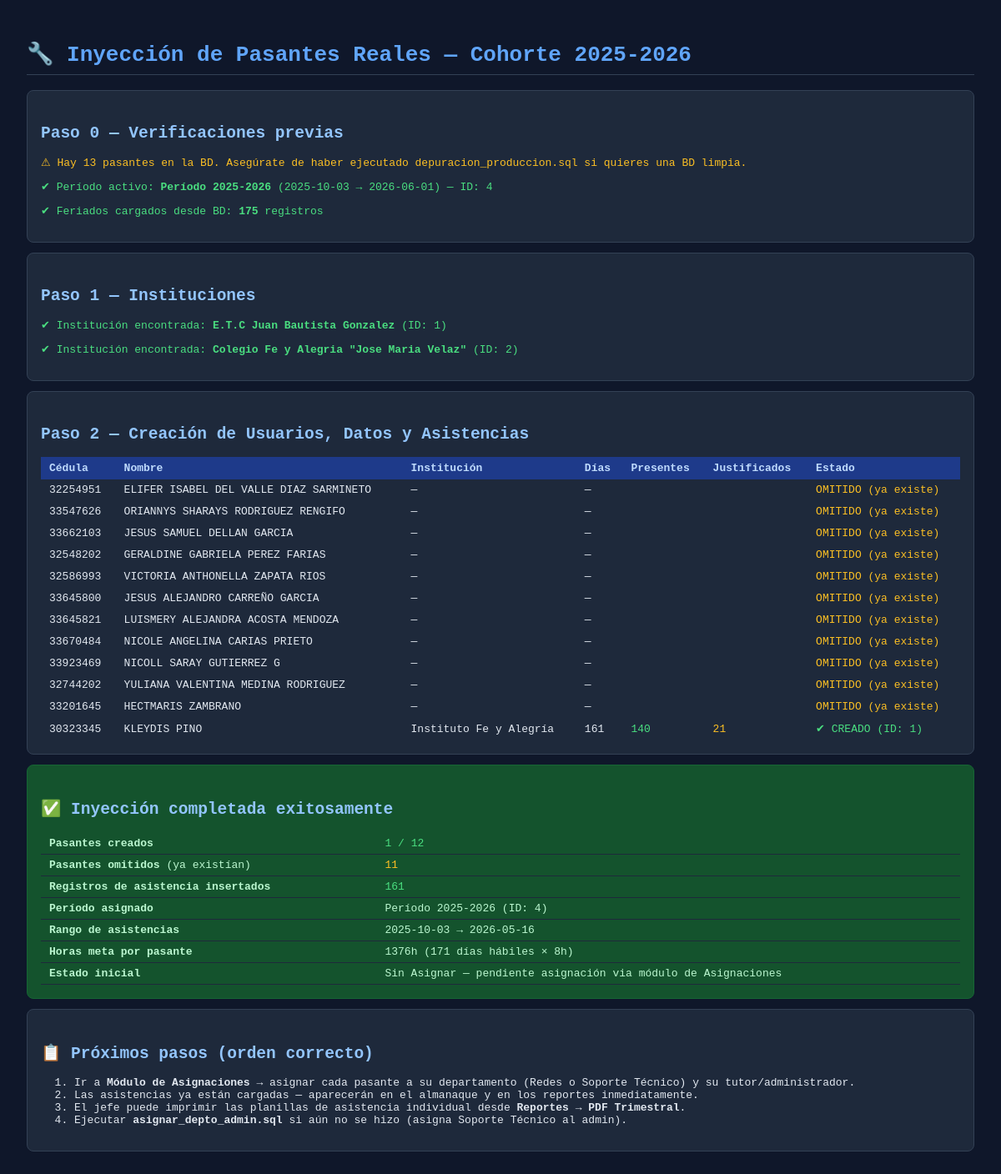
The page /scripts/inyeccion_pasantes_reales.php on the database its author committed.
### tables this page shows
CREATE TABLE `periodos_academicos` (
  `id` int(11) NOT NULL AUTO_INCREMENT,
  `nombre` varchar(100) NOT NULL COMMENT 'Ej: 2025-2026',
  `tipo` enum('Regular','Corto') NOT NULL DEFAULT 'Regular',
  `fecha_inicio` date NOT NULL,
  `fecha_fin` date NOT NULL,
  `estado` enum('Planificado','Activo','Cerrado') NOT NULL DEFAULT 'Planificado',
  `descripcion` text DEFAULT NULL,
  `created_at` timestamp NOT NULL DEFAULT current_timestamp(),
  PRIMARY KEY (`id`),
  KEY `idx_estado` (`estado`)
);

CREATE TABLE `instituciones` (
  `id` int(11) NOT NULL AUTO_INCREMENT,
  `nombre` varchar(255) NOT NULL,
  `ubicacion` varchar(200) DEFAULT NULL,
  `created_at` timestamp NOT NULL DEFAULT current_timestamp(),
  `tipo` enum('Escuela Técnica','Universidad') DEFAULT 'Escuela Técnica',
  `categoria` enum('origen','actividad') NOT NULL DEFAULT 'origen' COMMENT 'origen=liceos pasantes regulares | actividad=universidades/cortos',
  `contacto` varchar(150) DEFAULT NULL COMMENT 'Persona de contacto en la institucion',
  `telefono` varchar(20) DEFAULT NULL COMMENT 'Telefono de la institucion',
  `activo` tinyint(1) NOT NULL DEFAULT 1,
  `representante_nombre` varchar(150) DEFAULT NULL,
  `representante_cargo` varchar(100) DEFAULT NULL,
  `representante_correo` varchar(100) DEFAULT NULL,
  `representante_telefono` varchar(20) DEFAULT NULL,
  `direccion` text DEFAULT NULL,
  PRIMARY KEY (`id`)
);

### scripts/inyeccion_pasantes_reales.php (the view, shortened to what this page needs)
<?php
$dbHost = 'localhost';
$dbName = 'proyecto_sgp';
$dbUser = 'root';
$dbPass = '';
$FECHA_INICIO  = '2025-10-03';
$FECHA_FIN     = '2026-06-01';
$HORAS_META    = 1376;
$HASTA_HOY     = date('Y-m-d');
$PASANTES = [
    ['32254951', 'ELIFER ISABEL',      'DEL VALLE DIAZ SARMINETO', 'juan_bautista'],
    ['33547626', 'ORIANNYS SHARAYS',   'RODRIGUEZ RENGIFO',        'juan_bautista'],
    ['33662103', 'JESUS SAMUEL',       'DELLAN GARCIA',            'juan_bautista'],
    ['32548202', 'GERALDINE GABRIELA', 'PEREZ FARIAS',             'juan_bautista'],
    ['32586993', 'VICTORIA ANTHONELLA','ZAPATA RIOS',              'juan_bautista'],
    ['33645800', 'JESUS ALEJANDRO',    'CARREÑO GARCIA',           'juan_bautista'],
    ['33645821', 'LUISMERY ALEJANDRA', 'ACOSTA MENDOZA',           'juan_bautista'],
    ['33670484', 'NICOLE ANGELINA',    'CARIAS PRIETO',            'juan_bautista'],
    ['33923469', 'NICOLL SARAY',       'GUTIERREZ G',              'fe_y_alegria'],
    ['32744202', 'YULIANA VALENTINA',  'MEDINA RODRIGUEZ',         'fe_y_alegria'],
    ['33201645', 'HECTMARIS',          'ZAMBRANO',                 'fe_y_alegria'],
    ['30323345', 'KLEYDIS',            'PINO',                     'fe_y_alegria'],
];
$INSTITUCIONES = [
    'juan_bautista' => [
        'nombre'   => 'E.T.C. Juan Bautista Dalla Costa',
        'tipo'     => 'Escuela Técnica',
        'ubicacion'=> 'Ciudad Bolívar, Bolívar',
    ],
    'fe_y_alegria'  => [
        'nombre'   => 'Instituto Fe y Alegría',
        'tipo'     => 'Escuela Técnica',
        'ubicacion'=> 'Ciudad Bolívar, Bolívar',
    ],
];
echo <<<HTML
<!DOCTYPE html><html lang="es"><head><meta charset="UTF-8">
<title>Inyección Pasantes Reales — SGP</title>
<style>
  body{font-family:monospace;background:#0f172a;color:#e2e8f0;padding:24px;font-size:13px}
  h1{color:#60a5fa;border-bottom:1px solid #334155;padding-bottom:8px}
  h2{color:#93c5fd;margin-top:24px}
  .ok{color:#4ade80}.err{color:#f87171}.warn{color:#fbbf24}.info{color:#94a3b8}
  .box{background:#1e293b;border:1px solid #334155;border-radius:8px;padding:16px;margin:12px 0}
  .summary{background:#14532d;border:1px solid #166534;border-radius:8px;padding:16px;color:#bbf7d0}
  .error-box{background:#450a0a;border:1px solid #7f1d1d;border-radius:8px;padding:16px;color:#fca5a5}
  table{width:100%;border-collapse:collapse;margin-top:8px}
  th{background:#1e3a8a;color:#bfdbfe;padding:6px 10px;text-align:left}
  td{padding:5px 10px;border-bottom:1px solid #1e293b}
  tr:hover td{background:#1e293b}
</style></head><body>
<h1>🔧 Inyección de Pasantes Reales — Cohorte 2025-2026</h1>
HTML;
try {
    $pdo = new PDO(
        "mysql:host={$dbHost};dbname={$dbName};charset=utf8mb4",
        $dbUser, $dbPass,
        [PDO::ATTR_ERRMODE => PDO::ERRMODE_EXCEPTION,
         PDO::ATTR_DEFAULT_FETCH_MODE => PDO::FETCH_ASSOC]
    );
} catch (PDOException $e) {
    echo "<div class='error-box'>❌ Error de conexión: " . htmlspecialchars($e->getMessage()) . "</div></body></html>";
    exit;
}
echo "<div class='box'><h2>Paso 0 — Verificaciones previas</h2>";
$totalPasantes = (int)$pdo->query("SELECT COUNT(*) FROM usuarios WHERE rol_id = 3")->fetchColumn();
if ($totalPasantes > 12) {
    echo "<p class='warn'>⚠ Hay {$totalPasantes} pasantes en la BD. Asegúrate de haber ejecutado depuracion_produccion.sql si quieres una BD limpia.</p>";
} else {
    echo "<p class='ok'>✔ BD verificada — {$totalPasantes} pasante(s) existentes</p>";
}
$periodo = $pdo->query("SELECT id, nombre, fecha_inicio, fecha_fin FROM periodos_academicos WHERE estado = 'activo' LIMIT 1")->fetch();
$PERIODO_ID = (int)$periodo['id'];
echo "<p class='ok'>✔ Período activo: <strong>{$periodo['nombre']}</strong> ({$periodo['fecha_inicio']} → {$periodo['fecha_fin']}) — ID: {$PERIODO_ID}</p>";
$feriadosRaw = $pdo->query("SELECT fecha FROM dias_feriados ORDER BY fecha")->fetchAll();
$FERIADOS = [];
foreach ($feriadosRaw as $f) {
    $FERIADOS[$f['fecha']] = true;
}
echo "<p class='ok'>✔ Feriados cargados desde BD: <strong>" . count($FERIADOS) . "</strong> registros</p>";
echo "</div>";
echo "<div class='box'><h2>Paso 1 — Instituciones</h2>";
$instIds = [];
foreach ($INSTITUCIONES as $clave => $inst) {
    $palabraBusqueda = ($clave === 'juan_bautista') ? 'Juan Bautista' : 'Fe y Alegr';
    $stmt = $pdo->prepare("SELECT id, nombre FROM instituciones WHERE nombre LIKE ? LIMIT 1");
    $stmt->execute(["%{$palabraBusqueda}%"]);
    $found = $stmt->fetch();
    if ($found) {
        $instIds[$clave] = (int)$found['id'];
        echo "<p class='ok'>✔ Institución encontrada: <strong>{$found['nombre']}</strong> (ID: {$found['id']})</p>";
    }
}
echo "</div>";
function generarDiasAsistencia(string $inicio, string $hasta, array $feriados): array {
    $dias   = [];
    $cur    = new DateTime($inicio);
    $end    = new DateTime($hasta);
    while ($cur <= $end) {
        $dow  = (int)$cur->format('N');
        $date = $cur->format('Y-m-d');
        if ($dow >= 1 && $dow <= 5) {
            $dias[$date] = isset($feriados[$date]) ? 'Justificado' : 'Presente';
        }
        $cur->modify('+1 day');
    }
    return $dias;
}
echo "<div class='box'><h2>Paso 2 — Creación de Usuarios, Datos y Asistencias</h2>";
echo "<table><tr><th>Cédula</th><th>Nombre</th><th>Institución</th><th>Días</th><th>Presentes</th><th>Justificados</th><th>Estado</th></tr>";
$contadorCreados    = 0;
$contadorOmitidos   = 0;
$contadorAsistencias= 0;
$errores            = [];
foreach ($PASANTES as [$cedula, $nombres, $apellidos, $instClave]) {
    $stmtEx = $pdo->prepare("SELECT id FROM usuarios WHERE cedula = ?");
    $stmtEx->execute([$cedula]);
    $usuarioExistente = $stmtEx->fetchColumn();
    if ($usuarioExistente) {
        echo "<tr><td>{$cedula}</td><td>{$nombres} {$apellidos}</td><td>—</td><td colspan='3'>—</td><td class='warn'>OMITIDO (ya existe)</td></tr>";
        $contadorOmitidos++;
        continue;
    }
    $instId     = $instIds[$instClave];
    $instNombre = $INSTITUCIONES[$instClave]['nombre'];
    $correo     = "V-{$cedula}@pasante.sgp";
    $password   = password_hash($cedula, PASSWORD_DEFAULT);
    $diasAsistencia = generarDiasAsistencia($FECHA_INICIO, $HASTA_HOY, $FERIADOS);
    $totalDias      = count($diasAsistencia);
    $nPresentes     = count(array_filter($diasAsistencia, fn($e) => $e === 'Presente'));
    $nJustificados  = count(array_filter($diasAsistencia, fn($e) => $e === 'Justificado'));
    $horasAcum      = $totalDias * 8;
    $pdo->beginTransaction();
    try {
        $pdo->prepare("
            INSERT INTO usuarios (cedula, correo, password, rol_id, estado, requiere_cambio_clave, created_at)
            VALUES (?, ?, ?, 3, 'activo', 0, NOW())
        ")->execute([$cedula, $correo, $password]);
        $uid = (int)$pdo->lastInsertId();
        $pdo->prepare("
            INSERT INTO datos_personales (usuario_id, nombres, apellidos, created_at)
            VALUES (?, ?, ?, NOW())
        ")->execute([$uid, $nombres, $apellidos]);
        $pdo->prepare("
            INSERT INTO datos_pasante
                (usuario_id, periodo_id, institucion_id, institucion_procedencia,
                 estado_pasantia, fecha_inicio_pasantia, fecha_fin_estimada,
                 horas_acumuladas, horas_meta, departamento_asignado_id, tutor_id, created_at)
            VALUES (?, ?, ?, ?, 'Pendiente', ?, ?, ?, ?, NULL, NULL, NOW())
        ")->execute([
            $uid,
            $PERIODO_ID,
            $instId,
            (string)$instId,
            $FECHA_INICIO,
            $FECHA_FIN,
            $horasAcum,
            $HORAS_META,
        ]);
        foreach ($diasAsistencia as $fecha => $estado) {
            $contadorAsistencias++;
        }
        $pdo->commit();
        $contadorCreados++;
        echo "<tr><td>{$cedula}</td><td>{$nombres} {$apellidos}</td><td>{$instNombre}</td>"
           . "<td>{$totalDias}</td><td class='ok'>{$nPresentes}</td><td class='warn'>{$nJustificados}</td>"
           . "<td class='ok'>✔ CREADO (ID: {$uid})</td></tr>";
    } catch (Throwable $e) {
        $pdo->rollBack();
        $msg = $e->getMessage();
        $errores[] = "CI {$cedula} ({$nombres}): {$msg}";
        echo "<tr><td>{$cedula}</td><td>{$nombres} {$apellidos}</td><td>{$instNombre}</td>"
           . "<td colspan='3'>—</td><td class='err'>❌ ERROR: " . htmlspecialchars($msg) . "</td></tr>";
    }
}
echo "</table></div>";
$claseResumen = empty($errores) ? 'summary' : 'error-box';
echo "<div class='{$claseResumen}'>";
echo "<h2>" . (empty($errores) ? "✅ Inyección completada exitosamente" : "⚠ Completada con errores") . "</h2>";
echo "<table>";
echo "<tr><td><strong>Pasantes creados</strong></td><td class='ok'>{$contadorCreados} / " . count($PASANTES) . "</td></tr>";
echo "<tr><td><strong>Pasantes omitidos</strong> (ya existían)</td><td class='warn'>{$contadorOmitidos}</td></tr>";
echo "<tr><td><strong>Registros de asistencia insertados</strong></td><td class='ok'>{$contadorAsistencias}</td></tr>";
echo "<tr><td><strong>Período asignado</strong></td><td>{$periodo['nombre']} (ID: {$PERIODO_ID})</td></tr>";
echo "<tr><td><strong>Rango de asistencias</strong></td><td>{$FECHA_INICIO} → {$HASTA_HOY}</td></tr>";
echo "<tr><td><strong>Horas meta por pasante</strong></td><td>{$HORAS_META}h (171 días hábiles × 8h)</td></tr>";
echo "<tr><td><strong>Estado inicial</strong></td><td>Sin Asignar — pendiente asignación via módulo de Asignaciones</td></tr>";
echo "</table>";
echo "</div>";
echo <<<HTML
<div class='box'>
<h2>📋 Próximos pasos (orden correcto)</h2>
<ol>
  <li>Ir a <strong>Módulo de Asignaciones</strong> → asignar cada pasante a su departamento (Redes o Soporte Técnico) y su tutor/administrador.</li>
  <li>Las asistencias ya están cargadas — aparecerán en el almanaque y en los reportes inmediatamente.</li>
  <li>El jefe puede imprimir las planillas de asistencia individual desde <strong>Reportes → PDF Trimestral</strong>.</li>
  <li>Ejecutar <strong>asignar_depto_admin.sql</strong> si aún no se hizo (asigna Soporte Técnico al admin).</li>
</ol>
</div>
</body></html>
HTML;

### scripts/inyeccion_pasantes_reales.php (style rules this page uses)
body { font-family:monospace;background:#0f172a;color:#e2e8f0;padding:24px;font-size:13px }
h1 { color:#60a5fa;border-bottom:1px solid #334155;padding-bottom:8px }
h2 { color:#93c5fd;margin-top:24px }
.ok { color:#4ade80 }
.warn { color:#fbbf24 }
.box { background:#1e293b;border:1px solid #334155;border-radius:8px;padding:16px;margin:12px 0 }
.summary { background:#14532d;border:1px solid #166534;border-radius:8px;padding:16px;color:#bbf7d0 }
table { width:100%;border-collapse:collapse;margin-top:8px }
th { background:#1e3a8a;color:#bfdbfe;padding:6px 10px;text-align:left }
td { padding:5px 10px;border-bottom:1px solid #1e293b }

### rows shown on the page
periodos_academicos: nombre "Período 2025-2026", fecha_inicio "2025-10-03", fecha_fin "2026-06-01", id "4"
instituciones: nombre "E.T.C Juan Bautista Gonzalez", id "1"
instituciones: nombre "Colegio Fe y Alegria \"Jose Maria Velaz\"", id "2"

### other values the page prints
$totalPasantes "13"
count($FERIADOS) "175"
$cedula "32254951"
$nombres "ELIFER ISABEL"
$apellidos "DEL VALLE DIAZ SARMINETO"
$cedula "33547626"
$nombres "ORIANNYS SHARAYS"
$apellidos "RODRIGUEZ RENGIFO"
$cedula "33662103"
$nombres "JESUS SAMUEL"
$apellidos "DELLAN GARCIA"
$cedula "32548202"
$nombres "GERALDINE GABRIELA"
$apellidos "PEREZ FARIAS"
$cedula "32586993"
